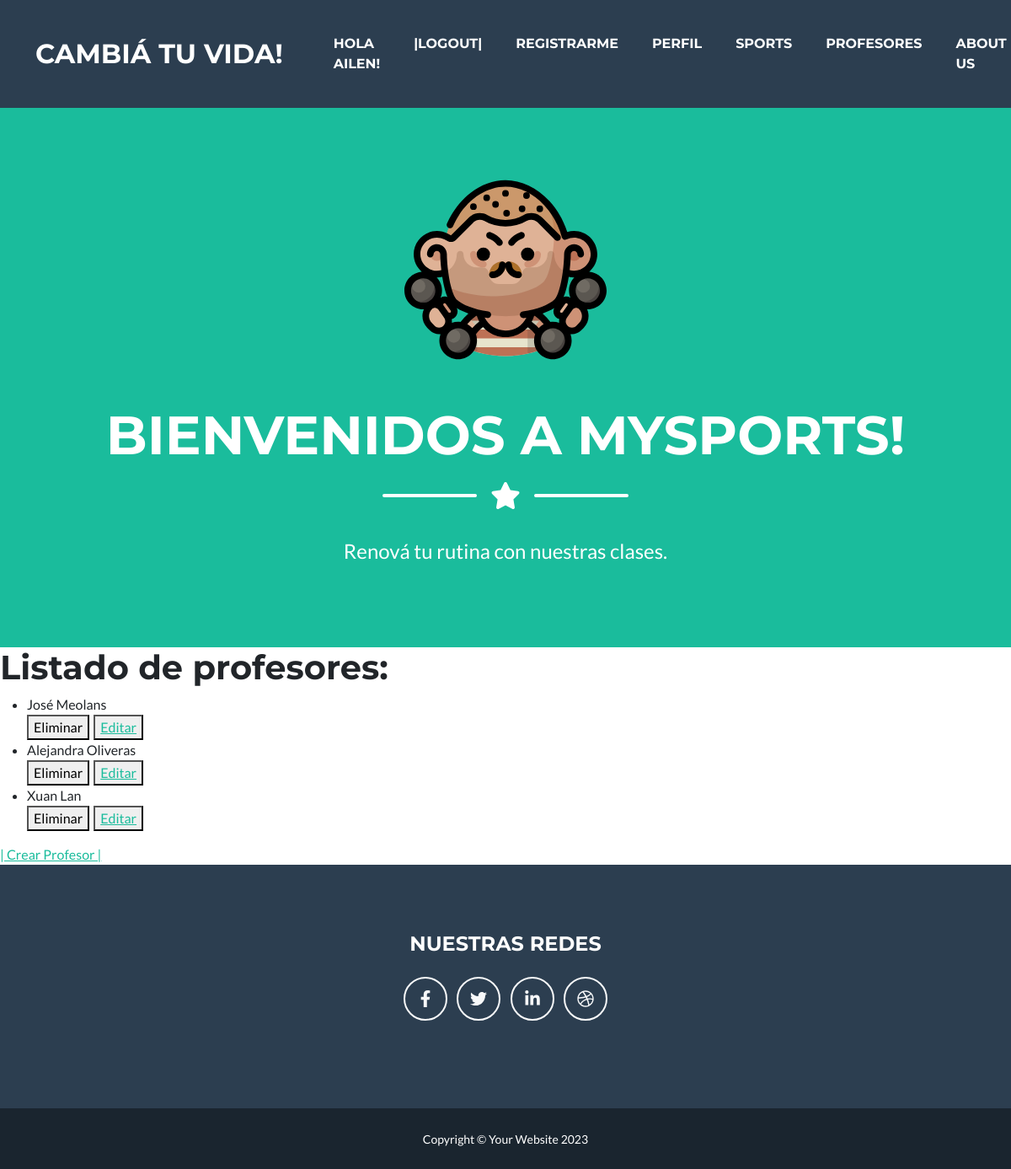
The page /app-sports/lista-profes/ (signed in) on the database its author committed.
### libreria/models.py (models this page shows)
class Profesor(models.Model):
    nombre = models.CharField(max_length=50)
    apellido = models.CharField(max_length=50)
    email = models.EmailField((""), max_length=254)
    deporte = models.CharField(max_length=50)
    def __str__(self):
        return f'{self.nombre} {self.apellido}'

### libreria/views.py (the view)
# urls.py: path('lista-profes/', listaProfesores, name='ListaProfesores'),
@staff_member_required(login_url='/app-sports')
def listaProfesores(request):
    profesores= Profesor.objects.all()
    return render (request, 'listaProfes.html', {'profesores':profesores})

### libreria/templates/listaProfes.html (shortened to what this page needs)
{% extends 'base.html' %}
{% load static %}
{% block ReciclableContenido %}
<h1>Listado de profesores:</h1>
<ul>
    {% for profesor in profesores %}
    <li>
        {{profesor}}
    </li>
    <div style="display: flex; column-gap: 5px">
        <form action="{% url 'eliminarProfesor' profesor.id %}" method="post">
            <button type="submit"> Eliminar </button>
        </form>
        <button>
            <a href="{% url 'editarProfesor' profesor.id %}"> Editar </a>
        </button>
    </div>
    {% endfor %}
</ul>
<a href="{% url 'nuevoProfe' %}">| Crear Profesor |</a>
{% endblock ReciclableContenido %}

### libreria/templates/navbar.html (shortened to what this page needs)
        <nav class="navbar navbar-expand-lg bg-secondary text-uppercase fixed-top" id="mainNav">
            <div class="container">
                <a class="navbar-brand" href="{% url 'Inicio' %}">Cambiá tu vida!</a>
                <div class="collapse navbar-collapse" id="navbarResponsive">
                    <ul class="navbar-nav ms-auto">
                        <div class="container">
                        </div>
                            {% if user.is_authenticated  %}
                            <li class="nav-item mx-0 mx-lg-1"><a class="nav-link py-3 px-0 px-lg-3 rounded">Hola {{user.username}}!</a></li>
                            <li class="nav-item mx-0 mx-lg-1"><a class="nav-link py-3 px-0 px-lg-3 rounded" href="{% url 'Logout' %}">|LOGOUT|</a></li>
                            {% else %}
                            <li class="nav-item mx-0 mx-lg-1"><a class="nav-link py-3 px-0 px-lg-3 rounded" href="{% url 'Login' %}">Login</a></li>
                            {% endif %}
                        <li class="nav-item mx-0 mx-lg-1"><a class="nav-link py-3 px-0 px-lg-3 rounded" href="{% url 'Register' %}">Registrarme</a></li>
                        <li class="nav-item mx-0 mx-lg-1"><a class="nav-link py-3 px-0 px-lg-3 rounded" href="{% url 'editPerfil' %}">Perfil</a></li>
                        <li class="nav-item mx-0 mx-lg-1"><a class="nav-link py-3 px-0 px-lg-3 rounded" href="{% url 'listaSports' %}">Sports</a></li>
                        <li class="nav-item mx-0 mx-lg-1"><a class="nav-link py-3 px-0 px-lg-3 rounded" href="{% url 'ListaProfesores' %}">Profesores</a></li>
                        <li class="nav-item mx-0 mx-lg-1"><a class="nav-link py-3 px-0 px-lg-3 rounded" href="{% url 'Nosotros' %}">About Us</a></li>
                    </ul>
                </div>
            </div>
        </nav>

### rows shown on the page
Profesor: nombre+apellido "José Meolans"
Profesor: nombre+apellido "Alejandra Oliveras"
Profesor: nombre+apellido "Xuan Lan"

### other values the page prints
{{ user.username }} "AILEN"
